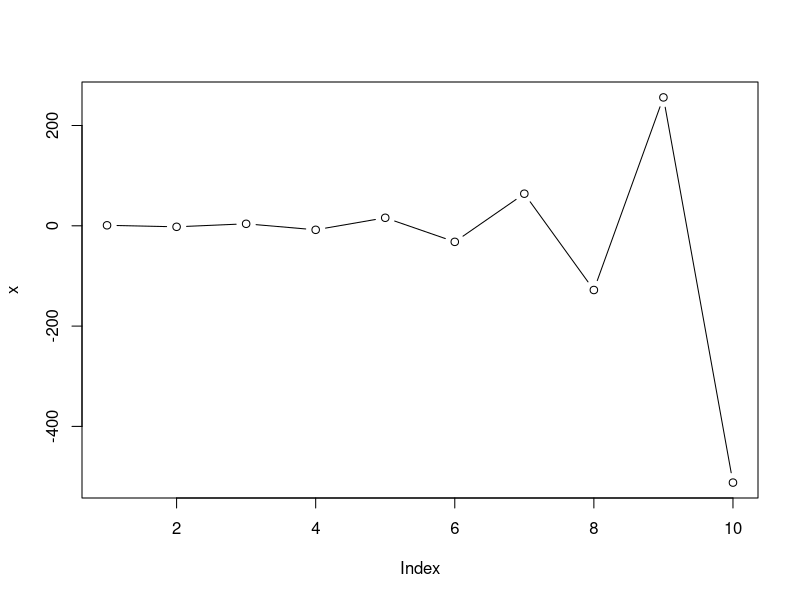
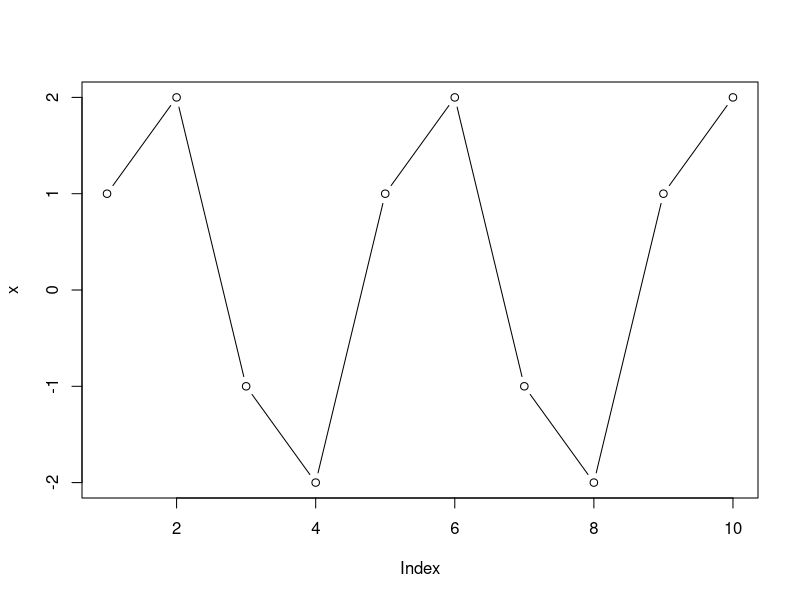
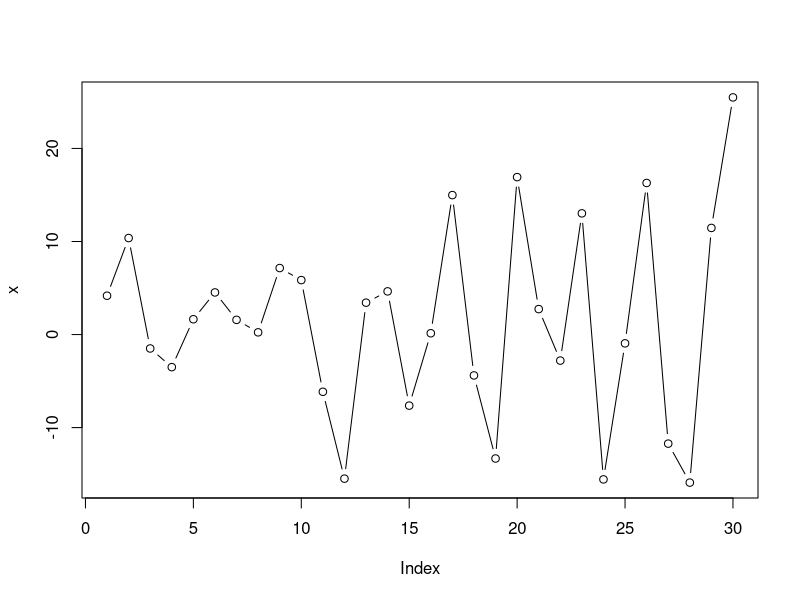

Reproduce these figures in R, in order.
rm(list = ls())
x1 = 1
n = 10
a = -2
x = rep(0, n)
x[1] = x1
for (i in 2:n)
{
  x[i] = x[i-1] * a
}
print (x)
plot(x, type = 'b')

# sinusoid
rm(list = ls())
n = 10
x = c(1,2)
for (i in 3:n)
{
  x[i] = -x[i-2] 
}
print(x)
plot(x, type = 'b')



# AR2:
# general
rm(list = ls())
n = 30
# starting conditions
x1 = 1
x2 = 2
mySd = 8
myNoise = rnorm(n=n, sd = mySd)
x = c(x1, x2) + myNoise[1:2]
# coefficients
a1 = 0
a2 = -0.9
for (i in 3:n)
{
  deterministicRecursivePart = a1 * x[i-1] + a2 * x[i-2] 
  innovation = myNoise[i]
  x[i] = deterministicRecursivePart + innovation
}
print(x)
plot(x, type = 'b')

# https://www.r-bloggers.com/2010/05/dynamic-modeling-1-linear-difference-equations/


